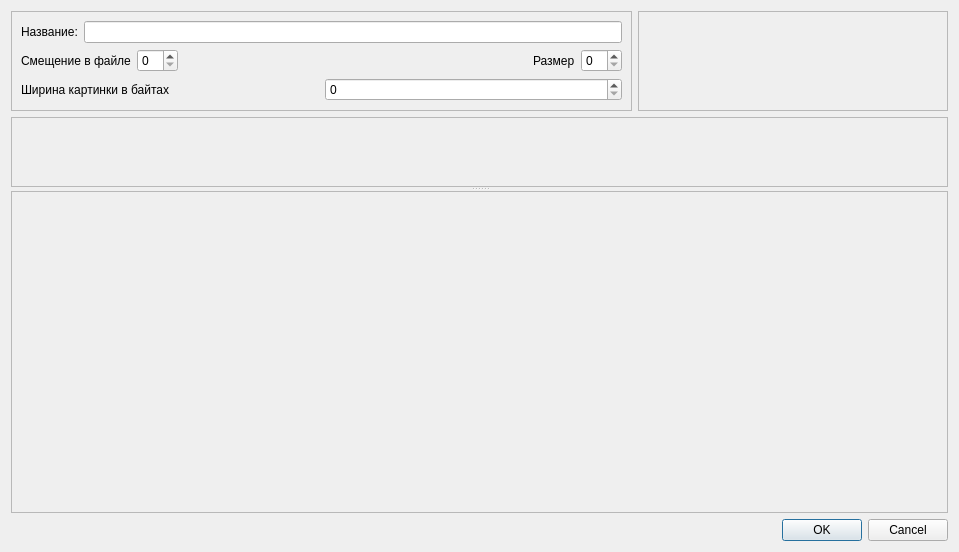
<?xml version="1.0" encoding="UTF-8"?>
<ui version="4.0">
 <class>edit_field_dlg</class>
 <widget class="QWidget" name="edit_field_dlg">
  <property name="geometry">
   <rect>
    <x>0</x>
    <y>0</y>
    <width>959</width>
    <height>552</height>
   </rect>
  </property>
  <property name="windowTitle">
   <string>Редактор полей</string>
  </property>
  <property name="windowIcon">
   <iconset resource="../qrc.qrc">
    <normaloff>:/images/edit.png</normaloff>:/images/edit.png</iconset>
  </property>
  <layout class="QVBoxLayout" name="verticalLayout_2">
   <item>
    <layout class="QHBoxLayout" name="horizontalLayout_7">
     <item>
      <widget class="QFrame" name="frame">
       <property name="sizePolicy">
        <sizepolicy hsizetype="Preferred" vsizetype="Preferred">
         <horstretch>2</horstretch>
         <verstretch>1</verstretch>
        </sizepolicy>
       </property>
       <property name="frameShape">
        <enum>QFrame::StyledPanel</enum>
       </property>
       <property name="frameShadow">
        <enum>QFrame::Raised</enum>
       </property>
       <layout class="QVBoxLayout" name="verticalLayout">
        <item>
         <layout class="QHBoxLayout" name="horizontalLayout_2">
          <item>
           <widget class="QLabel" name="label">
            <property name="text">
             <string>Название:</string>
            </property>
           </widget>
          </item>
          <item>
           <widget class="QLineEdit" name="editName"/>
          </item>
         </layout>
        </item>
        <item>
         <layout class="QHBoxLayout" name="horizontalLayout_6">
          <item>
           <layout class="QHBoxLayout" name="horizontalLayout_3">
            <item>
             <widget class="QLabel" name="label_2">
              <property name="text">
               <string>Смещение в файле</string>
              </property>
             </widget>
            </item>
            <item>
             <widget class="QSpinBox" name="spStartOffset">
              <property name="value">
               <number>0</number>
              </property>
              <property name="displayIntegerBase">
               <number>16</number>
              </property>
             </widget>
            </item>
           </layout>
          </item>
          <item>
           <spacer name="horizontalSpacer_2">
            <property name="orientation">
             <enum>Qt::Horizontal</enum>
            </property>
            <property name="sizeHint" stdset="0">
             <size>
              <width>37</width>
              <height>17</height>
             </size>
            </property>
           </spacer>
          </item>
          <item>
           <layout class="QHBoxLayout" name="horizontalLayout_4">
            <item>
             <widget class="QLabel" name="label_3">
              <property name="text">
               <string>Размер</string>
              </property>
             </widget>
            </item>
            <item>
             <widget class="QSpinBox" name="spSize"/>
            </item>
           </layout>
          </item>
         </layout>
        </item>
        <item>
         <layout class="QHBoxLayout" name="horizontalLayout_5">
          <item>
           <widget class="QLabel" name="labelImageWidth">
            <property name="text">
             <string>Ширина картинки в байтах</string>
            </property>
           </widget>
          </item>
          <item>
           <widget class="QSpinBox" name="spImageWidth"/>
          </item>
         </layout>
        </item>
        <item>
         <spacer name="verticalSpacer">
          <property name="orientation">
           <enum>Qt::Vertical</enum>
          </property>
          <property name="sizeType">
           <enum>QSizePolicy::MinimumExpanding</enum>
          </property>
          <property name="sizeHint" stdset="0">
           <size>
            <width>20</width>
            <height>0</height>
           </size>
          </property>
         </spacer>
        </item>
       </layout>
      </widget>
     </item>
     <item>
      <widget class="QFrame" name="previewFrame">
       <property name="sizePolicy">
        <sizepolicy hsizetype="Preferred" vsizetype="Preferred">
         <horstretch>1</horstretch>
         <verstretch>1</verstretch>
        </sizepolicy>
       </property>
       <property name="minimumSize">
        <size>
         <width>32</width>
         <height>32</height>
        </size>
       </property>
       <property name="frameShape">
        <enum>QFrame::StyledPanel</enum>
       </property>
       <property name="frameShadow">
        <enum>QFrame::Raised</enum>
       </property>
      </widget>
     </item>
    </layout>
   </item>
   <item>
    <widget class="QSplitter" name="splitter">
     <property name="sizePolicy">
      <sizepolicy hsizetype="Preferred" vsizetype="Expanding">
       <horstretch>0</horstretch>
       <verstretch>2</verstretch>
      </sizepolicy>
     </property>
     <property name="orientation">
      <enum>Qt::Vertical</enum>
     </property>
     <widget class="QScrollArea" name="imageScrollArea">
      <property name="sizePolicy">
       <sizepolicy hsizetype="Expanding" vsizetype="Expanding">
        <horstretch>0</horstretch>
        <verstretch>2</verstretch>
       </sizepolicy>
      </property>
      <property name="widgetResizable">
       <bool>true</bool>
      </property>
      <property name="alignment">
       <set>Qt::AlignLeading|Qt::AlignLeft|Qt::AlignTop</set>
      </property>
      <widget class="QWidget" name="scrollAreaWidgetContents">
       <property name="geometry">
        <rect>
         <x>0</x>
         <y>0</y>
         <width>943</width>
         <height>83</height>
        </rect>
       </property>
      </widget>
     </widget>
     <widget class="QFrame" name="hexFrame">
      <property name="sizePolicy">
       <sizepolicy hsizetype="Preferred" vsizetype="Preferred">
        <horstretch>0</horstretch>
        <verstretch>2</verstretch>
       </sizepolicy>
      </property>
      <property name="frameShape">
       <enum>QFrame::StyledPanel</enum>
      </property>
      <property name="frameShadow">
       <enum>QFrame::Raised</enum>
      </property>
     </widget>
    </widget>
   </item>
   <item>
    <layout class="QHBoxLayout" name="horizontalLayout">
     <item>
      <spacer name="horizontalSpacer">
       <property name="orientation">
        <enum>Qt::Horizontal</enum>
       </property>
       <property name="sizeHint" stdset="0">
        <size>
         <width>40</width>
         <height>20</height>
        </size>
       </property>
      </spacer>
     </item>
     <item>
      <widget class="QDialogButtonBox" name="buttonBox">
       <property name="standardButtons">
        <set>QDialogButtonBox::Cancel|QDialogButtonBox::Ok</set>
       </property>
      </widget>
     </item>
    </layout>
   </item>
  </layout>
 </widget>
 <resources>
  <include location="../qrc.qrc"/>
 </resources>
 <connections/>
</ui>
